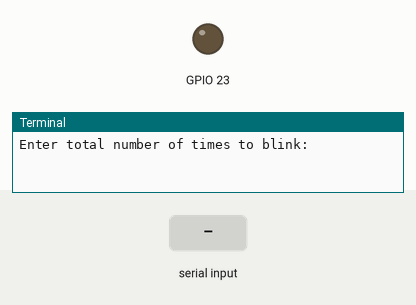
Recording of a program running on a simulated Raspberry Pi (BCM pin numbers). Shown: output pins drawn as LEDs (lit = HIGH), the last lines printed to the terminal. The test bench sets the inputs (shaded band).

Above: at 1.2 s.
1.3 s: "5" typed at the terminal
2.8 s: "90" typed at the terminal
At 3.2 s:
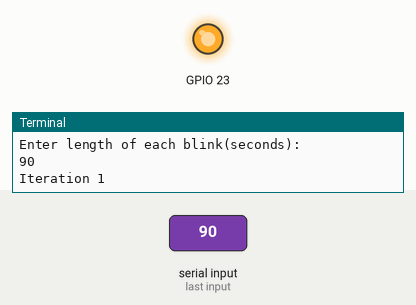
Timing chart, 0 to 5.8 s (numbered marks = the images above; inputs shaded):
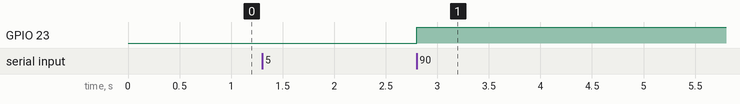

The program:

led.py
```python
# -*- coding: utf-8 -*-
# import GPIO library
import RPi.GPIO as GPIO
# import time library. allow us to use 'sleep'
import time

# use BCM pin numbering
GPIO.setmode(GPIO.BCM)
# setup GPIO Pin 23 to OUT mode
GPIO.setup(23, GPIO.OUT)

# define Blink function
def Blink(nTimes, speed):
	for nIndex in range(0, nTimes):
		print "Iteration " + str(nIndex+1)
		GPIO.output(23, True)
		time.sleep(speed)
		GPIO.output(23, False)
		time.sleep(speed)
	print "Done"
	GPIO.cleanup()

# Ask user for total number of blinks and length of each blink
iterations = raw_input( "Enter total number of times to blink:")
speed = raw_input("Enter length of each blink(seconds):")

# start blink() funciton.
Blink(int(iterations), float(speed))
```

Measured:
- after the input at 2.8 s, GPIO 23: LOW → HIGH at once
